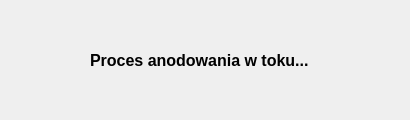
<?xml version="1.0" encoding="UTF-8"?>
<ui version="4.0">
 <class>Form</class>
 <widget class="QWidget" name="Form">
  <property name="geometry">
   <rect>
    <x>0</x>
    <y>0</y>
    <width>410</width>
    <height>120</height>
   </rect>
  </property>
  <property name="windowTitle">
   <string>Anodowanie</string>
  </property>
  <widget class="QWidget" name="verticalLayoutWidget">
   <property name="geometry">
    <rect>
     <x>90</x>
     <y>20</y>
     <width>236</width>
     <height>81</height>
    </rect>
   </property>
   <layout class="QVBoxLayout" name="verticalLayout">
    <item>
     <widget class="QLabel" name="label">
      <property name="font">
       <font>
        <pointsize>12</pointsize>
        <weight>75</weight>
        <bold>true</bold>
       </font>
      </property>
      <property name="text">
       <string>Proces anodowania w toku...</string>
      </property>
     </widget>
    </item>
   </layout>
  </widget>
 </widget>
 <resources/>
 <connections/>
</ui>
